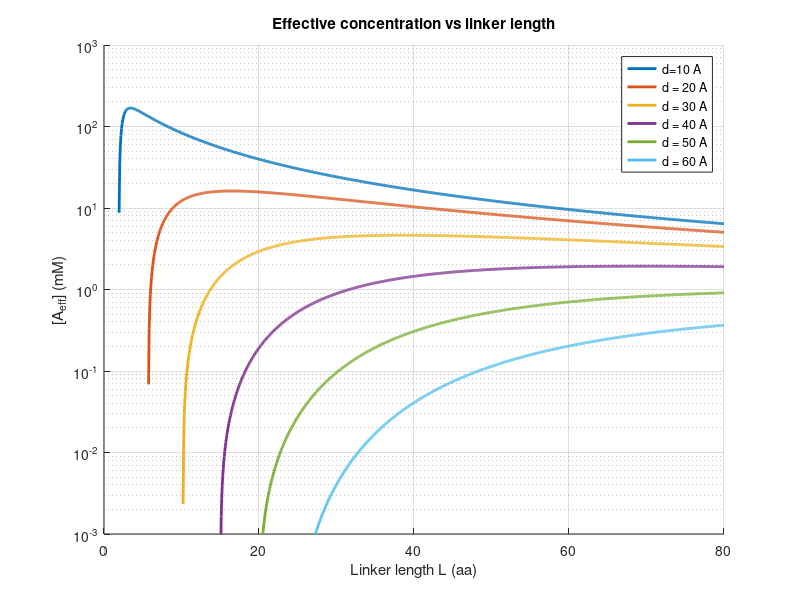

The MATLAB script that drew this image: (Note: this script raises an error after producing the figure.)
% CHEME 5440
% Final Project 

clear all; close all;
%% Recreating Textbook Figure on Relationship between Aeff and L

% Messing around in nM 
x0(1) = 10; % initial concentration of free Ab (nM)
x0(2) = 7.5 * 10^-2; % initial conc of free CD4 receptor (nM)
x0(3) = 7.5 * 10^-2; % initial conc of free CD70 receptor (nM)
x0(4) = 0; % initial concentration of Ab:CD4 (nM)
x0(5) = 0; % initial concentration of Ab:CD70 (nM)
x0(6) = 0; % initial concentration of CD4:Ab:CD70 (nM)
k(1) = 2.8 * 10^-4; % kon, CD4 (nM^-1 s^-1)
k(2) = 2.6 * 10^-4; % koff, CD4 (s^-1)
% Kd CD4 = around 0.9 nM 
k(3) = 2.0 * 10^-4; % kon, CD70 (nM^-1 s^-1)
k(4) = 4.9 * 10^-3; % koff, CD70 (s^-1)
% Kd CD70 = around 25 nM 


hold on
%For our updated scenario with a different [CD4eff] concentration
d_vals = linspace(10,60,6);
figure(1)
hold on
x = 0;
startlength = [1,4,9,14,19,25];
for i = 1:length(d_vals)
    d = d_vals(i);
    L_vals = linspace(startlength(i),80,1000); %Accounts for model breakdown after you get lower linke lengths
    Aeff_vals = zeros(size(L_vals)); 

    for j = 1:length(L_vals)
        L = L_vals(j);
    
        Aeff = 5.03 .* L.^(-3/2) .* exp((-6.58e-2 .* d.^2) ./ L) .* ( ...
            1 ...
            - (0.987 ./ L) ...
            + 0.139 .* (d.^2 ./ L.^2) ...
            - 2.51e-3 .* (d.^4 ./ L.^3) ...
            - (0.308 ./ L.^2) ...
            - 0.150 .* (d.^2 ./ L.^3) ...
            + 0.0204 .* (d.^4 ./ L.^4) ...
            - 5.17e-4 .* (d.^6 ./ L.^5) ...
            + 3.14e-6 .* (d.^8 ./ L.^6) ...
        );
    
        Aeff_vals(j) = Aeff*1e3;   % store scalar
    end
    semilogy(L_vals, Aeff_vals, 'LineWidth', 2);

end
%Updated model
set(gca, 'YScale', 'log');
ylim([1e-3 1e3]);
xlabel('Linker length L (aa)');
ylabel('[A_{eff}] (mM)');
title('Effective concentration vs linker length');
xlim([0 80])
legend('d=10 A', 'd = 20 A', 'd = 30 A',  'd = 40 A', 'd = 50 A', 'd = 60 A')
grid on;
hold off

%% Mazor et al. figure recreation

%Set up constants
tspan = [0 60*60];        % Time for equilibrium
conv_factor = 9e8;      % Scaling factor
Ab_range = logspace(-11, -7, 100); 
kd_scenarios = [0.9, 70]; %nM
results = cell(1, 2);
avagadro = 6.022e23;

%finding Aeff value
d = 22;
L = 15;
% calculating Aeff
Aeff = 5.03 * L^(-3/2) * exp((-6.58e-2 * d^2) / L) * ( ...
            1 ...
            - (0.987 / L) ...
            + 0.139 * (d.^2 / L^2) ...
            - 2.51e-3 * (d^4 / L.^3) ...
            - (0.308 / L^2) ...
            - 0.150 * (d^2 / L.^3) ...
            + 0.0204 * (d^4 / L^4) ...
            - 5.17e-4 * (d^6 / L^5) ...
            + 3.14e-6 * (d^8 / L^6) ...
)*1e9;

for s = 1:2
    % kinetic rates in molar
    k(1) = 2.8e-4; %converting nanomolars to molars         
    k(3) = 2.0e-4;
    k(2) = k(1) * kd_scenarios(s); 
    k(4) = k(3) * 25; 
    disp(k(2))
    
    bound_data = zeros(length(Ab_range), 3); 

    for i = 1:length(Ab_range)
        Ab_init_nM = Ab_range(i)*1e9;
        
        % CD4+/CD70+ 
        x0 = [Ab_init_nM, (4.6e4/avagadro)*conv_factor*1e9, (5.2e4/avagadro)*conv_factor*1e9, 0, 0, 0];
        [~, x_out] = ode15s(@(t,x) finalprojectODEsaltered(t,x,k,Aeff), tspan, x0);
        bound_data(i, 1) = (sum(x_out(end, 4:6)) * avagadro * 1e-9)/conv_factor;
            
        % CD4+/CD70-
        x0 = [Ab_init_nM, (3.8e4/avagadro)*conv_factor*1e9, 0, 0, 0, 0];
        [~, x_out] = ode15s(@(t,x) finalprojectODEsaltered(t,x,k,Aeff), tspan, x0);
        bound_data(i, 2) = (sum(x_out(end, 4:6)) * avagadro * 1e-9)/conv_factor;

        % CD4-/CD70+
        x0 = [Ab_init_nM, 0, (3.1e4/avagadro)*conv_factor*1e9, 0, 0, 0];
        [~, x_out] = ode15s(@(t,x) finalprojectODEsaltered(t,x,k,Aeff), tspan, x0);
        bound_data(i, 3) = (sum(x_out(end, 4:6)) * avagadro * 1e-9)/conv_factor;
    end
    
    results{s} = bound_data; 
end
set(gcf, 'Position', [100, 100, 1000, 400]); % Set window size

figure(2);
for s = 1:2
    subplot(1, 2, s);
    data = results{s};
    
    % Use semilogx for the [Ab] log scale
    semilogx(Ab_range, data(:,1), 'k-', 'LineWidth', 1.8); hold on;
    semilogx(Ab_range, data(:,2), 'k--', 'LineWidth', 1.2);
    semilogx(Ab_range, data(:,3), 'k:', 'LineWidth', 1.2);
    
    % Labels & Formatting
    xlabel('[scFvs] (M)');
    ylabel('Bound scFvs (#/cell)');
    % Fixed the num24 typo here:
    title(['K_{d,CD4} = ', num2str(kd_scenarios(s)), ' nM']);
    grid on;

    legend('CD4+/CD70+', 'CD4+/CD70-','CD4-/CD70+')

end
